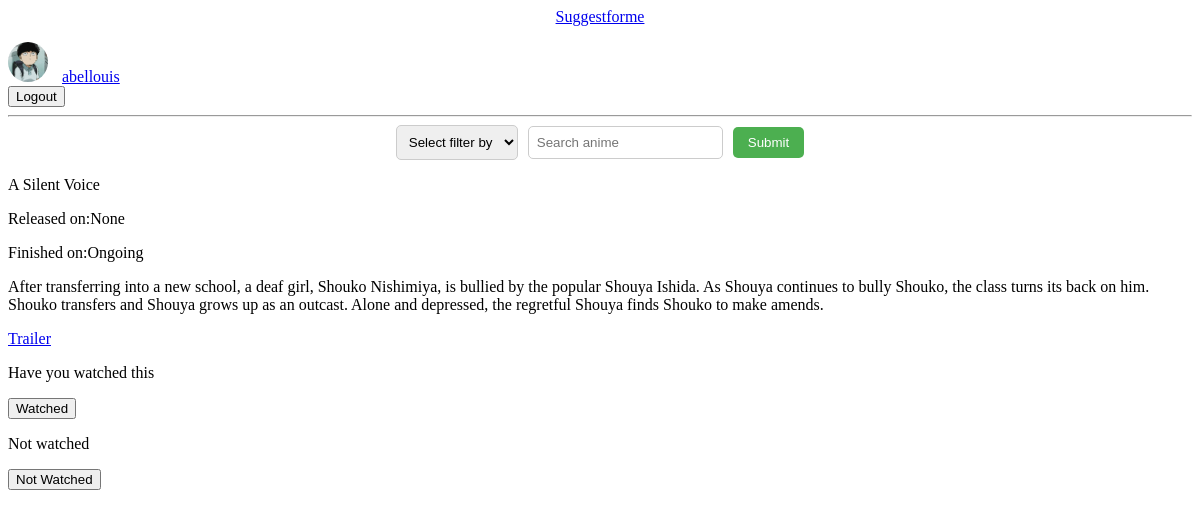
Screenshot of /animepage/A Silent Voice/ (signed in) with the database file from the repository.
### base/models.py (models this page shows, shortened)
class CustomUser(AbstractUser):
    email = models.TextField(max_length=100)
    avatar = models.ImageField(null=True,blank=True,default="avatar.png")
    def __str__(self):
        return self.username

class anime(models.Model):
  name=models.TextField(max_length=100)
  description=models.TextField(max_length=10000,null=True,blank=True)
  status=models.TextField(max_length=100,null=True,blank=True)
  seasons = models.TextField(max_length=100, null=True, blank=True)
  totalepisodes=models.IntegerField(null=True,blank=True)
  genres=models.TextField(max_length=100,null=True,blank=True)
  banner=models.ImageField(null=True,blank=True)
  format=models.TextField(max_length=100,null=True,blank=True)
  startyear=models.DateField(null=True,blank=True)
  endyear=models.DateField(null=True,blank=True)
  trailerlink=models.TextField(max_length=10000,null=True,blank=True)
  studio=models.TextField(max_length=1000,null=True,blank=True)

### base/views.py (the view)
# urls.py: path('animepage/<str:pk>/', views.animepage, name='animepage'),
def animepage(request, pk):
    animeobject= get_object_or_404(anime, name=pk)
    user = request.user
    if request.user.is_authenticated:
        user_view = userwatchedstatus.objects.get_or_create(user=user, anime=animeobject)
    else:
        user_view=[]
    context = {'animeobject':animeobject,'user_view':user_view}
    return render(request, 'base/animepage.html', context)

### base/templates/base/animepage.html (shortened to what this page needs)
{% extends 'main.html' %}
{% block content  %}
<p>{{animeobject.name}}</p>
<p>Released on:{{animeobject.startyear}}</p>
{% if animeobject.endyear != None %}
<p>Finished on:{{animeobject.endyear}}</p>
{% else %}
<p>Finished on:Ongoing</p>
{% endif %}
<p>{{animeobject.description}}</p>
<a href="{{animeobject.trailerlink}}">Trailer</a>
{% if request.user.is_authenticated %}
<p>Have you watched this</p>
<button class="watchedornot watched-button" data-href="{% url 'animewatched' animeobject.name %}">Watched</button>
<p>Not watched</p>
<button class="watchedornot not-watched-button" data-href="{% url 'animenotwatched' animeobject.name %}">Not Watched</button>
{% endif %}
{% endblock content %}

### templates/navbar.html (shortened to what this page needs)
{% load static %}
<head>
 <link rel="stylesheet" href="{% static 'styles/main.css' %}">
</head>
<body>
  <div>
    <div style="text-align: center;" >
      <a href="{% url 'home' %}"><p>Suggestforme</p></a>
     </div>
    <div>
    {% if request.user.is_authenticated %}
    <div class="user-profile">
      <img src="{{request.user.avatar.url}}" alt="Profile Picture" class="profile-picture">
      <a href="{% url 'profile' %}"><span class="username">{{request.user}}</span></a>
    </div>
    <div>
      <button class='log-button' data-href="{% url 'logout' %}">Logout</button>
      <hr>
      {% else %}
      <button class='log-button' data-href="{% url 'login' %}">Please Login for Full functionality of website</button>
      <hr>
    </div>
    {% endif %}
    <div class="centered-container">
      <form method="POST" action="{% url 'searchanime' %}" class="search-form">
        <select name="cat" id="cat-input">
          <option value="">Select filter by</option>
        </select>
        <input type="text" name="q" placeholder="Search anime" />
        <button type="submit">Submit</button>
      </form>
    </div>
    </div>
  </div>
</body>

### static/styles/main.css (style rules this page uses)
.profile-picture { width: 40px; height: 40px; border-radius: 50%; margin-right: 10px; }
.centered-container { text-align: center; }
.search-form { display: flex; justify-content: center; align-items: center; }
.search-form select { padding: 8px; border: 1px solid #ccc; border-radius: 5px; margin-right: 10px; }
.search-form input { padding: 8px; border: 1px solid #ccc; border-radius: 5px; margin-right: 10px; }
.search-form button { padding: 8px 15px; background-color: #4CAF50; color: white; border: none; border-radius: 5px; cursor: pointer; }

### rows the page displays
CustomUser: user.avatar (picture), user "abellouis"
anime: name "A Silent Voice", startyear "None", description "After transferring into a new school, a deaf girl, Shouko Nishimiya, is bullied by the popular Shouya Ishida. As Shouya continues to bully Shouko, the class turns its back on him. Shouko transfers and Shouya grows up as an outcast. Alone and depressed, the regretful Shouya finds Shouko to make amends."
